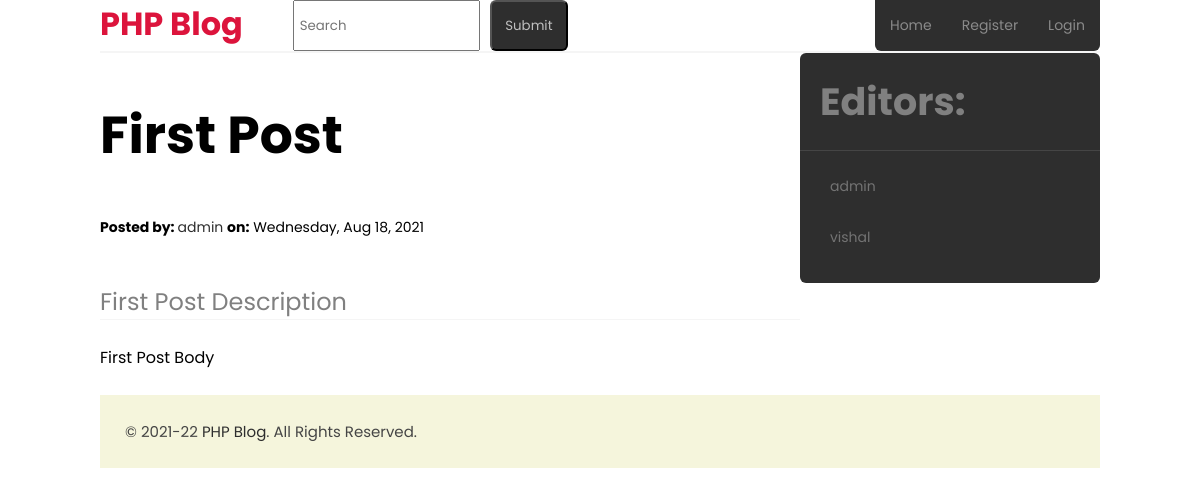
/posts/article.php?id=1, run on the app's committed database.
### tables this page shows
create table posts (
    id int not null auto_increment primary key,
    user varchar(25) not null,
    title varchar(200) not null unique,
    description text,
    body text,
    created_at datetime default now(),
    updated_at timestamp not null default current_timestamp on update current_timestamp,
    foreign key (user) references users(username)
);

create table users (
    id int not null auto_increment primary key,
    username varchar(25) not null unique,
    password varchar(100) not null,
    name varchar(200),
    role varchar(10) not null default 'editor',
    email varchar(200),
    reset_link_token varchar(200),
    exp_date datetime
);

### posts/article.php (the view, shortened to what this page needs)
<?php require_once($_SERVER['DOCUMENT_ROOT'] . "/components/head.php") ?>
<?php include_once($_SERVER['DOCUMENT_ROOT'] . "/components/header.php") ?>
<article class="single-post">
    <?php
    $check = "SELECT * FROM posts WHERE id='" . $_GET['id'] . "' LIMIT 1";
    $result = $conn->query($check);
    if ($result->num_rows > 0) {
    ?>
        <?php while ($row = $result->fetch_array()) : ?>
            <h2 class="post-title"><?php echo $row['title']; ?></h2>
            <section class="author">
                <strong>Posted by: </strong>
                <a href="/accounts/view.php?user=<?php echo $row['user']; ?>"><?php echo $row['user']; ?></a>
                <strong> on:</strong>
                <?php echo date("l, M j, Y", strtotime($row['created_at'])); ?>
            </section>
            <br>
            <summary class="post-description">
                <?php echo $row['description']; ?>
            </summary>
            <section class="post-body">
                <?php echo nl2br($row['body']); ?>
            </section>
        <?php endwhile; ?>
    <?php
    }
    ?>
</article>
<?php include_once($_SERVER['DOCUMENT_ROOT'] . "/components/sidebar.php") ?>
<?php include_once($_SERVER['DOCUMENT_ROOT'] . "/components/footer.php") ?>
</body>
</html>

### components/sidebar.php (shortened to what this page needs)
<aside class="sidebar">
    <h3 class="sidebar-caption">Editors:</h3>
    <ul class="sidebar-list">
        <?php
        $sql = "SELECT * FROM users LIMIT 10";
        $result = $conn->query($sql);
        if ($result->num_rows > 0) {
            while ($row = $result->fetch_array()) {
        ?>
                <li>
                    <a href="/accounts/view.php?user=<?php echo $row['username']; ?>">
                        <?php echo $row['username']; ?></a>
                </li>
        <?php
            }
        }
        ?>
    </ul>
</aside>

### assets/css/style.css (style rules this page uses)
* { font-family: "Poppins", sans-serif; }
body { margin: auto; padding: 0; width: 1000px; font-size: 14px; }
a { color: #2e2e2e; text-decoration: none; }
.feed, .content, .single-post { float: left; width: 70%; }
.single-post { padding-bottom: 25px; }
.single-post .post-title { font-size: 52px; }
.single-post .post-description { margin-top: 25px; margin-bottom: 25px; border-bottom: solid 1px whitesmoke; font-size: 24px; color: gray; }
.single-post .post-body { font-size: 16px; }
.sidebar { float: right; width: 30%; background-color: #2e2e2e; border-radius: 6px; overflow: hidden; }
.sidebar-caption { margin: 0; padding: 20px; font-size: 38px; color: rgba(192, 192, 192, 0.562); border-bottom: solid 1px #454545; }
.sidebar-list { margin: 0; padding: 10px; padding-bottom: 20px; list-style-type: none; }
.sidebar-list li a { display: block; padding: 20px; padding-top: 15px; padding-bottom: 15px; text-decoration: none; color: #737373; }

### data on the page
posts: title "First Post", user "admin", created_at "Wednesday, Aug 18, 2021", description "First Post Description", body "First Post Body"
users: username "admin"
users: username "vishal"
